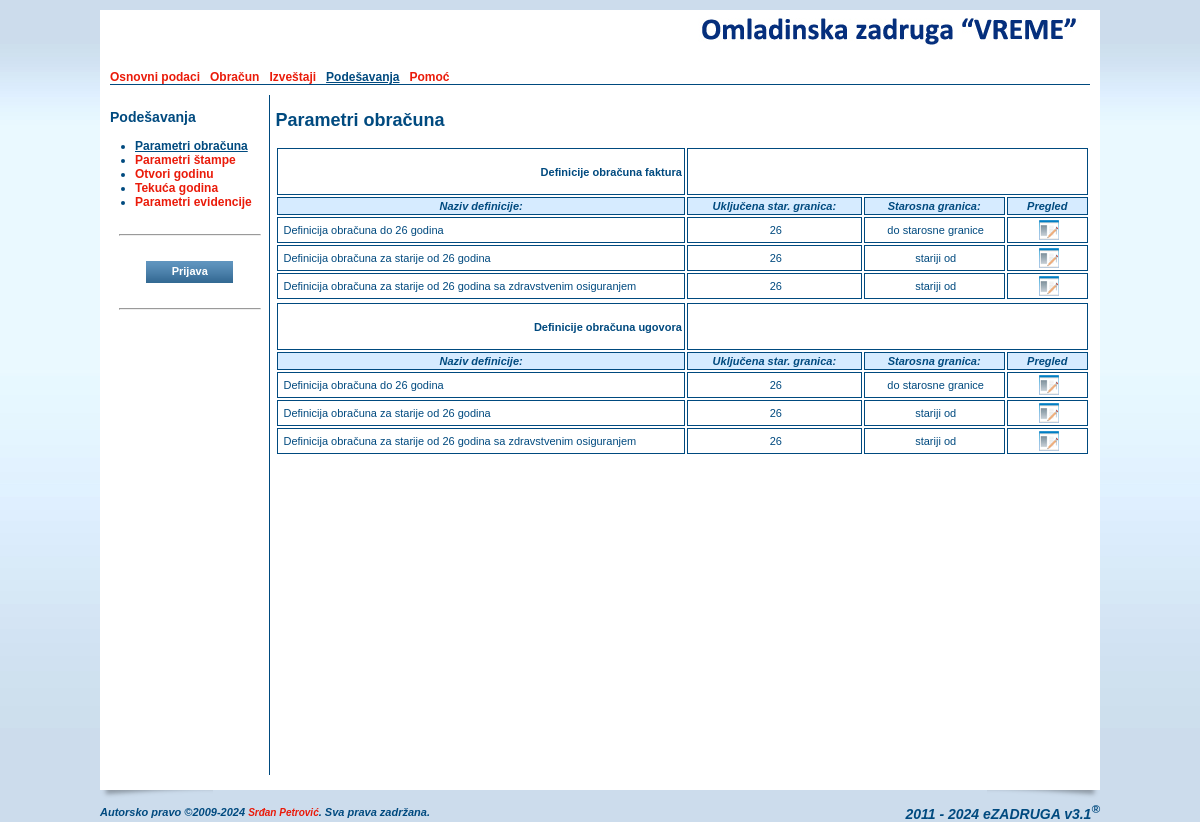
Screenshot of /parametarobracun.php with the database file from the repository.
### tables this page shows
CREATE TABLE IF NOT EXISTS `oszcooperative` (
  `ID` smallint(6) NOT NULL AUTO_INCREMENT,
  `name` varchar(255) NOT NULL,
  `short` varchar(50) NOT NULL,
  `shortest` varchar(25) NOT NULL,
  `address` varchar(255) DEFAULT NULL,
  `IDPlace` smallint(6) DEFAULT NULL,
  `phone` varchar(20) DEFAULT NULL,
  `mobile` varchar(20) DEFAULT NULL,
  `fax` varchar(20) DEFAULT NULL,
  `email` varchar(255) DEFAULT NULL,
  `url` varchar(255) DEFAULT NULL,
  `account` varchar(255) DEFAULT NULL,
  `reference` varchar(255) NOT NULL,
  `pib` varchar(20) DEFAULT NULL,
  `idnumber` varchar(20) DEFAULT NULL,
  `activity` varchar(20) NOT NULL,
  `currentyear` varchar(4) NOT NULL,
  `contracthours` tinyint(4) NOT NULL DEFAULT '0',
  `memberhours` tinyint(4) NOT NULL DEFAULT '0',
  `headimage` varchar(255) DEFAULT NULL,
  `pdfimage` varchar(255) DEFAULT NULL,
  PRIMARY KEY (`ID`),
  KEY `name` (`name`),
  KEY `IDPlace` (`IDPlace`)
);

CREATE TABLE IF NOT EXISTS `oszmenu` (
  `ID` smallint(6) NOT NULL AUTO_INCREMENT,
  `title` varchar(70) NOT NULL,
  `link` varchar(255) NOT NULL,
  `root` smallint(6) NOT NULL DEFAULT '0',
  `sort` tinyint(4) DEFAULT NULL,
  `sub_item` tinyint(4) NOT NULL DEFAULT '-1',
  `show_admin` tinyint(4) NOT NULL DEFAULT '0',
  PRIMARY KEY (`ID`),
  KEY `title` (`title`),
  KEY `root` (`root`),
  KEY `link` (`link`)
);

CREATE TABLE IF NOT EXISTS `oszinvoicerule` (
  `ID` int(11) NOT NULL AUTO_INCREMENT,
  `name` varchar(255) NOT NULL,
  `age` tinyint(4) NOT NULL,
  `agerule` varchar(2) NOT NULL,
  PRIMARY KEY (`ID`)
);

### include/c_session.php (called while the page is built, shortened)
<?php
class c_Session {
  public function _getTimeScale() {
    if (isset($_SESSION['_OSZ_TimeScale']))
      return (int) $_SESSION['_OSZ_TimeScale'];
    else {
      $query = mysql_query("SELECT * FROM OSZCooperative") or die(mysql_error());
      return (int) $_SESSION['_OSZ_TimeScale'];
    }
  }
}
?>

### parametarobracun.php (the view, shortened to what this page needs)
<?php
include_once('./header.php');
?>
              <h2><?=$GLOBALS["sectiontitle"];?></h2>
              <table cellpadding="2" cellspacing="2" border="0" class="table_browse" width="100%">
                <tr>
                  <td align="right"><h4>Definicije obračuna faktura</h4></td>
                  <td colspan="4">&nbsp;
                  </td>
                </tr>
                <tr>
                  <th>Naziv definicije:</th>
                  <th>Uključena star. granica:</th>
                  <th>Starosna granica:</th>
<? if ($GLOBALS["admin"]) { ?>
                  <th><?=$_LANG["sr"]["EDIT"];?>?</th>
<? } else { ?>
                  <th><?=$_LANG["sr"]["VIEW"];?></th>
<? } ?>
                </tr>
<?
$query = mysql_query("SELECT * FROM oszinvoicerule") or die(mysql_error());
while ($res = mysql_fetch_array($query)) {
  $rules[] = array(
    "ID"      => $res["ID"],
    "name"    => $res["name"],
    "age"     => $res["age"],
    "agerule" => $res["agerule"]
  );
}
for ($i=0; $i < count($rules); $i++) {
  $res = $rules[$i];
?>
                <tr>
                  <td><?=$res["name"];?></td>
                  <td align="center"><?=$res["age"];?></td>
                  <td align="center"><?=$GLOBALS["invoicerule"][$res["agerule"]];?></td>
<? if ($GLOBALS["admin"]) { ?>
                  <td align="center"><a href="./parametarunos.php?id=<?=$res["ID"];?>"><img src="./images/form/edit.jpg" alt="<?=$_LANG["sr"]["EDIT"];?>" title="<?=$_LANG["sr"]["EDIT"];?>" /></a></td>
<? } else { ?>
                  <td align="center"><a href="./parametarpregled.php?id=<?=$res["ID"];?>"><img src="./images/form/edit.jpg" alt="<?=$_LANG["sr"]["VIEW"];?>" title="<?=$_LANG["sr"]["VIEW"];?>" /></a></td>
<? } ?>
                </tr>
<? } ?>
              </table>
              <table cellpadding="2" cellspacing="2" border="0" class="table_browse" width="100%">
                <tr>
                  <td align="right"><h4>Definicije obračuna ugovora</h4></td>
                  <td colspan="4">&nbsp;
                  </td>
                </tr>
                <tr>
                  <th>Naziv definicije:</th>
                  <th>Uključena star. granica:</th>
                  <th>Starosna granica:</th>
<? if ($GLOBALS["admin"]) { ?>
                  <th>Izmeni?</th>
<? } else { ?>
                  <th>Pregled </th>
<? } ?>
                </tr>
<?
for ($i=0; $i < count($rules); $i++) {
  $res = $rules[$i];
?>
                <tr>
                  <td><?=$res["name"];?></td>
                  <td align="center"><?=$res["age"];?></td>
                  <td align="center"><?=$GLOBALS["invoicerule"][$res["agerule"]];?></td>
<? if ($GLOBALS["admin"]) { ?>
                  <td align="center"><a href="./parametarugunos.php?id=<?=$res["ID"];?>"><img src="./images/form/edit.jpg" alt="<?=$_LANG["sr"]["EDIT"];?>" title="<?=$_LANG["sr"]["EDIT"];?>" /></a></td>
<? } else { ?>
                  <td align="center"><a href="./parametarugpregled.php?id=<?=$res["ID"];?>"><img src="./images/form/edit.jpg" alt="<?=$_LANG["sr"]["EDIT"];?>" title="<?=$_LANG["sr"]["EDIT"];?>" /></a></td>
<? } ?>
                </tr>
<? } ?>
              </table>
<?php
include_once('./footer.php');
?>

### header.php (shortened to what this page needs)
<?php
require_once('./include/c_session.php');
require_once('./lang/sr.php');
if (!isset($_session))
{
  $_session = new c_Session;
}
$_esettings = $_session->_getSettings();
if (count($_esettings) == 0) {
  $query = mysql_query("select * from esettings where ID > 0 LIMIT 1") or die(mysql_error());
  $_esettings = mysql_fetch_array($query);
}
$_oszcooperative = $_session->_getCooperative();
if (count($_oszcooperative) == 0) {
  $query = mysql_query("select * from oszcooperative where ID > 0 LIMIT 1") or die(mysql_error());
  $_oszcooperative = mysql_fetch_array($query);
}
$_timescale   = $_session->_getTimeScale();
$forSelf = explode("/", $_SERVER['PHP_SELF']);
$_self   = $forSelf[count($forSelf)-1];
$_menu   = array();
$_root   = 0;
$_father = 0;
$_this   = 0;
$_index  = false;
$query = mysql_query("SELECT * FROM oszmenu ORDER BY root, sort") or die(mysql_error());
while ($res = mysql_fetch_array($query)) {
  if ($_self == trim($res['link'])) {
    $_this    = $res['ID'];
    $_father  = $res['root'];
  }
  if ($res['root'] > 0) {
    foreach($_menu[0] as $key => $menu) {
      if ($key == $res['root']) {
        $_menu[0][$key]['submenu'][$res['ID']] = array(
        "ID"        => $res['ID'],
        "title"     => $res['title'],
        "link"      => $res['link'],
        "root"      => $res['root'],
        "sort"      => $res['sort'],
        "sub_item"  => $res['sub_item'],
        "show_admin"=> $res['show_admin']
        );
      }
    }
  } else {
    $_menu[0][$res['ID']] = array(
      "ID"    => $res['ID'],
      "title" => $res['title'],
      "link"  => $res['link'],
      "root"  => $res['root'],
      "sort"      => $res['sort'],
      "sub_item"  => $res['sub_item'],
      "show_admin"=> $res['show_admin']
    );
  }
}
?>
<!DOCTYPE html PUBLIC "-//W3C//DTD XHTML 1.0 Transitional//EN" "http://www.w3.org/TR/xhtml1/DTD/xhtml1-transitional.dtd">
<html xmlns="http://www.w3.org/1999/xhtml" >
  <head>
    <link href="./css/style.css" rel="stylesheet" type="text/css">
    <link href="./css/calendar.css" rel="stylesheet" type="text/css">
  </head>
<?php
if (isset($preload_image) && is_array($preload_image)) {
  $strOnLoad = "javascript:MM_preloadImages(";
  $start = true;
  foreach($preload_image as $_image) {
    if ($start)
    {
      $start = false;
      $strOnLoad .= "'". $_image."'";
    } else $strOnLoad .= ",'". $_image."'";
  }
?>
  <body OnLoad="<?=$strOnLoad;?>">
<?php
} else {
?>
  <body>
<?php
}
?>
    <div class="main_content_location" align="center" valign="top">
      <table cellpadding="0" cellspacing="0" border="0">
        <tr>
          <td colspan="2" valign="top">
            <table cellpadding="0" cellspacing="0" border="0" class="content_all">
              <tr>
                <td class="content_all_left"><img src="./images/1px.gif" /></td>
                <td class="content_main" valign="top">
                    <table cellpadding="0" cellspacing="0" border="0" class="content_main">
                      <tr>
                        <td>
                          <table cellpadding="0" cellspacing="0" border="0" class="header">
                            <tr>
                              <td align="left" class="header_left">
                              </td>
                              <td align="right" valign="top" class="header_right">
                                <a href="./index.php">
<?php if (isset($_esettings["custom_head"]) && $_esettings["custom_head"] && isset($_oszcooperative["headimage"]) && file_exists($_oszcooperative["headimage"])) { ?>
                                  <img src="<?=$_oszcooperative["headimage"];?>" alt="<?=$_LANG["sr"]["MAIN_IMAGE_ALT"];?>" title="<?=$_LANG["sr"]["MAIN_IMAGE_ALT"];?>" />
<?php } else { ?>
                                  <img src="./images/ezadruga_logo.png" alt="<?=$_LANG["sr"]["MAIN_IMAGE_ALT"];?>" title="<?=$_LANG["sr"]["MAIN_IMAGE_ALT"];?>" />
<?php } ?>
                                </a>
                              </td>
                            </tr>
                            <tr>
                              <td class="main_menu" colspan="2">
<?
  foreach ($_menu[0] as $key => $menu) {
    if (intval($menu["sort"]) > 0) {
      if ($key == $_father || $key == $_root){
        if ($_menu[0][$key]["show_admin"] && $GLOBALS["admin"]) {
?>
                                <a href="./<?=$_menu[0][$key]["link"];?>" class="main_menu_selected"><?=$_menu[0][$key]["title"];?></a> &nbsp;
<?
        } else {
?>
                                <a href="./<?=$_menu[0][$key]["link"];?>" class="main_menu_selected"><?=$_menu[0][$key]["title"];?></a> &nbsp;
<?
        }
      } else {
        if ($_menu[0][$key]["show_admin"] && $GLOBALS["admin"]) {
?>
                                <a href="./<?=$_menu[0][$key]["link"];?>"><?=$_menu[0][$key]["title"];?></a> &nbsp;
<?
        } else {
?>
                                <a href="./<?=$_menu[0][$key]["link"];?>"><?=$_menu[0][$key]["title"];?></a> &nbsp;
<?
        }
      }
    }
  }
?>
                              </td>
                          </table>
                        </td>
                      </tr>
                      <tr>
                        <td valign="top">
                          <table cellpadding="0" cellspacing="0" border="0" class="main_content">
                            <tr>
                              <td class="left_menu" valign="top">
<?php
if (!$_index) {
?>
                                <h3><?=$GLOBALS["menutitle"];?></h3>
                                <ul>
<?php
  $sub_item = -1;
  if ($_root > 0) {
    foreach($_menu[0][$_root]['submenu'] as $key => $menu) {
      if (intval($_menu[0][$_root]['submenu'][$key]["sub_item"]) > 0 && $_this == $key) $sub_item = intval($_menu[0][$_root]['submenu'][$key]["sub_item"]);
      if (intval($_menu[0][$_root]['submenu'][$key]["sort"]) > 0)
      {
        if ($key == $_father || $key == $sub_item) {
          if ($_menu[0][$_root]['submenu'][$key]["show_admin"] && $GLOBALS["admin"]) {
?>
                                  <li><a href="<?=$_menu[0][$_root]['submenu'][$key]["link"];?>" class="main_menu_selected"><?=$_menu[0][$_root]['submenu'][$key]["title"];?></a></li>
<?
          } elseif (!$_menu[0][$_root]['submenu'][$key]["show_admin"]) {
?>
                                  <li><a href="<?=$_menu[0][$_root]['submenu'][$key]["link"];?>" class="main_menu_selected"><?=$_menu[0][$_root]['submenu'][$key]["title"];?></a></li>
<?php
          }
        } else {
          if ($_menu[0][$_root]['submenu'][$key]["show_admin"] && $GLOBALS["admin"]) {
?>
                                  <li><a href="<?=$_menu[0][$_root]['submenu'][$key]["link"];?>"><?=$_menu[0][$_root]['submenu'][$key]["title"];?></a></li>
<?
          } elseif (!$_menu[0][$_root]['submenu'][$key]["show_admin"]) {
?>
                                  <li><a href="<?=$_menu[0][$_root]['submenu'][$key]["link"];?>"><?=$_menu[0][$_root]['submenu'][$key]["title"];?></a></li>
<?php
          }
        }
      }
    }
  } else {
    if ($_father > 0) {
      foreach($_menu[0][$_father]['submenu'] as $key => $menu) {
        if (intval($_menu[0][$_father]['submenu'][$key]["sort"]) > 0)
        {
          if ($key == $_this || $key == $sub_item) {
            if ($_menu[0][$_father]['submenu'][$key]["show_admin"] && $GLOBALS["admin"]) {
?>
                                  <li><a href="<?=$_menu[0][$_father]['submenu'][$key]["link"];?>" class="main_menu_selected"><?=$_menu[0][$_father]['submenu'][$key]["title"];?></a></li>
<?
          } elseif (!$_menu[0][$_father]['submenu'][$key]["show_admin"]) {
?>
                                  <li><a href="<?=$_menu[0][$_father]['submenu'][$key]["link"];?>" class="main_menu_selected"><?=$_menu[0][$_father]['submenu'][$key]["title"];?></a></li>
<?
            }
          } else {
            if ($_menu[0][$_father]['submenu'][$key]["show_admin"] && $GLOBALS["admin"]) {
?>
                                  <li><a href="<?=$_menu[0][$_father]['submenu'][$key]["link"];?>"><?=$_menu[0][$_father]['submenu'][$key]["title"];?></a></li>
<?
          } elseif (!$_menu[0][$_father]['submenu'][$key]["show_admin"]) {
?>
                                  <li><a href="<?=$_menu[0][$_father]['submenu'][$key]["link"];?>"><?=$_menu[0][$_father]['submenu'][$key]["title"];?></a></li>
<?
            }
          }
        }
      }
    }
  }
?>
                                </ul>
<?
} else {
?>
<?php
}
?>
                                <hr style="margin-top:25px;margin-bottom:25px;width:140px;"/>
                                <div align="center">
<?php if (!$GLOBALS["admin"]) { ?>
                                  <form name="frmLogin" action="./login.php" method="POST">
                                    <input type="submit" name="login" id="login" class="btn" value=" &nbsp; &nbsp; Prijava &nbsp; &nbsp; " />
                                  </form>
<?php } ?>
                                </div>
                                <hr style="margin-top:25px;width:140px;" />
                              </td>
                              <td style="width:830px;padding-left:5px;" valign="top">

### css/style.css (style rules this page uses)
body { margin: 0px; padding: 0px; background-color:#ccdcec; background-image:url(bg.jpg); background-repeat:repeat-x; font-family:Arial, Tahoma, Georgia; font-size:12px; color:#004A7F; }
a { font-size:12px; color:#ea1b0a; text-decoration:none; font-weight: bold; }
ul { padding-left:0px; margin-left:25px; }
table { text-align: left; font-size:12px; }
img { border-top: 0px none; border-left: 0px none; border-right: 0px none; border-bottom: 0px none; }
.header { width: 980px; height: 60px; }
.header_left { width: 390px; height: 60px; }
.header_right { width: 590px; height: 60px; }
.main_content_location { padding-top: 10px; }
.content_all { margin: 0px; padding: 0px; background-color:#FFFFFF; width:1000px; }
.content_all_left { background-color:#FFFFFF; width:10px; }
.content_main { width: 980px; background-color:#FFFFFF; font-size:12px; }
.main_content { width: 980px; height:680px; background-color:#FFFFFF; font-size:12px; margin-top:10px; }
.main_menu { border-bottom: 1px solid #004A7F; }
.main_menu_selected { font-size:12px; color:#004A7F; text-decoration:underline; font-weight: bold; }
.left_menu { width:160px; border-right: 1px solid #004A7F; }
.table_browse { font-size:11px; }
.table_browse th { font-weight: bold; text-align: left; font-style: italic; background-color: #D6EBFF; border-top: 1px solid #004A7F; border-left: 1px solid #004A7F; border-right: 1px solid #004A7F; border-bottom: 1px solid #004A7F; }
.table_browse td { border-top: 1px solid #004A7F; border-left: 1px solid #004A7F; border-right: 1px solid #004A7F; border-bottom: 1px solid #004A7F; padding-left: 5px; }
.table_browse th { font-weight: bold; font-style: italic; text-align: center; background-color: #D6EBFF; border-top: 1px solid #004A7F; border-left: 1px solid #004A7F; border-right: 1px solid #004A7F; border-bottom: 1px solid #004A7F; padding-left: 15px; padding-right: 15px; }
.btn { height:22px; border:none; background-color:#004A7F; background-image:url(btn.jpg); background-repeat:repeat-x; color:#FFFFFF; font-size:11px; cursor:pointer; font-weight:bold; padding:0px 10px 2px 10px; }

### rows the page displays
oszcooperative: headimage (picture)
oszmenu: title "Osnovni podaci"
oszmenu: title "Obračun"
oszmenu: title "Izveštaji"
oszmenu: title "Podešavanja"
oszmenu: title "Pomoć"
oszmenu: title "Parametri obračuna"
oszmenu: title "Parametri štampe"
oszmenu: title "Otvori godinu"
oszmenu: title "Tekuća godina"
oszmenu: title "Parametri evidencije"
oszinvoicerule: name "Definicija obračuna do 26 godina", age "26", agerule "do starosne granice"
oszinvoicerule: name "Definicija obračuna za starije od 26 godina", age "26", agerule "stariji od"
oszinvoicerule: name "Definicija obračuna za starije od 26 godina sa zdravstvenim osiguranjem", age "26", agerule "stariji od"

### other values shown
$GLOBALS["menutitle"] "Podešavanja"
$GLOBALS["sectiontitle"] "Parametri obračuna"
$_LANG["sr"]["VIEW"] "Pregled"
$GLOBALS["version"] "3.1"
